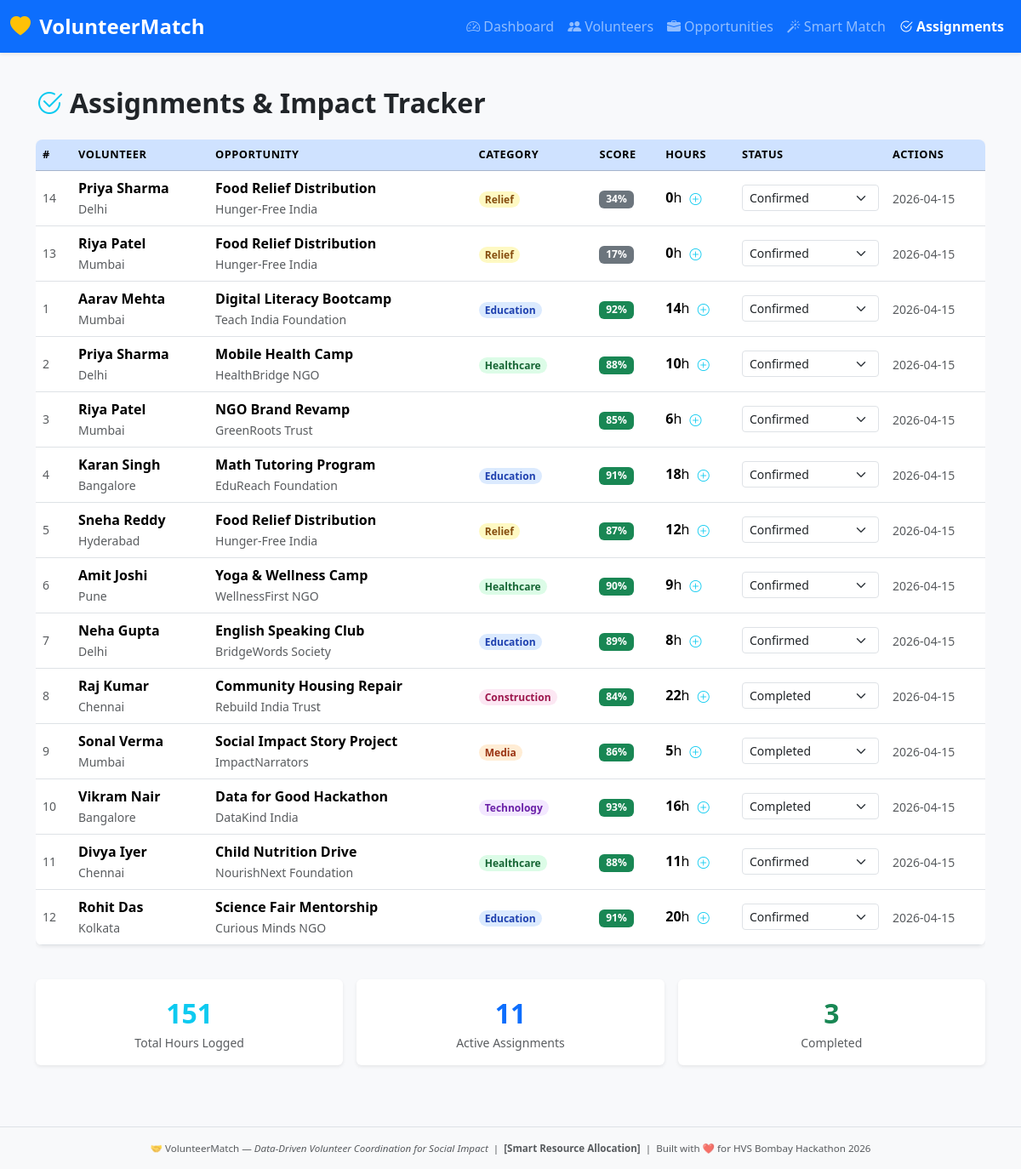
The app's page /assignments with its own data.
### tables this page shows
CREATE TABLE assignments (
            id              INTEGER PRIMARY KEY AUTOINCREMENT,
            volunteer_id    INTEGER NOT NULL REFERENCES volunteers(id),
            opportunity_id  INTEGER NOT NULL REFERENCES opportunities(id),
            match_score     REAL DEFAULT 0,
            status          TEXT DEFAULT 'pending',  -- pending/confirmed/completed/cancelled
            assigned_at     DATETIME DEFAULT CURRENT_TIMESTAMP,
            hours_logged    REAL DEFAULT 0,
            UNIQUE(volunteer_id, opportunity_id)
        );

CREATE TABLE volunteers (
            id          INTEGER PRIMARY KEY AUTOINCREMENT,
            name        TEXT NOT NULL,
            email       TEXT UNIQUE NOT NULL,
            phone       TEXT,
            city        TEXT NOT NULL,
            skills      TEXT NOT NULL,   -- comma-separated list
            availability TEXT NOT NULL,  -- JSON array of weekday names
            hours_week  INTEGER DEFAULT 5,
            bio         TEXT,
            joined_at   DATETIME DEFAULT CURRENT_TIMESTAMP,
            active      INTEGER DEFAULT 1
        );

CREATE TABLE opportunities (
            id           INTEGER PRIMARY KEY AUTOINCREMENT,
            title        TEXT NOT NULL,
            organization TEXT NOT NULL,
            city         TEXT NOT NULL,
            category     TEXT NOT NULL,
            description  TEXT,
            required_skills TEXT NOT NULL,  -- comma-separated
            schedule     TEXT NOT NULL,     -- JSON array of weekday names
            volunteers_needed INTEGER DEFAULT 1,
            start_date   TEXT,
            end_date     TEXT,
            created_at   DATETIME DEFAULT CURRENT_TIMESTAMP,
            active       INTEGER DEFAULT 1
        );

### app.py (the view)
@app.route("/assignments")
def assignments():
    conn = get_db()
    rows = conn.execute("""
        SELECT a.*, v.name as vol_name, v.city as vol_city,
               o.title as opp_title, o.organization, o.category
        FROM assignments a
        JOIN volunteers v ON v.id = a.volunteer_id
        JOIN opportunities o ON o.id = a.opportunity_id
        ORDER BY a.assigned_at DESC
    """).fetchall()
    conn.close()
    return render_template("assignments.html", assignments=rows)

### database.py (called while the page is built)
def get_db():
    conn = sqlite3.connect(DB_PATH)
    conn.row_factory = sqlite3.Row
    conn.execute("PRAGMA foreign_keys = ON")
    return conn

### templates/assignments.html (shortened to what this page needs)
{% extends "base.html" %}
{% block content %}
<div class="container py-4">
  <h2 class="fw-bold mb-4"><i class="bi bi-check2-circle text-info me-2"></i>Assignments & Impact Tracker</h2>
  <div class="table-responsive">
    <table class="table table-hover align-middle shadow-sm rounded-3 overflow-hidden">
      <thead class="table-primary">
        <tr>
          <th>#</th>
          <th>Volunteer</th>
          <th>Opportunity</th>
          <th>Category</th>
          <th>Score</th>
          <th>Hours</th>
          <th>Status</th>
          <th>Actions</th>
        </tr>
      </thead>
      <tbody>
        {% for a in assignments %}
        <tr>
          <td class="text-muted small">{{ a.id }}</td>
          <td>
            <strong>{{ a.vol_name }}</strong><br>
            <small class="text-muted">{{ a.vol_city }}</small>
          </td>
          <td>
            <strong>{{ a.opp_title }}</strong><br>
            <small class="text-muted">{{ a.organization }}</small>
          </td>
          <td>
            <span class="badge cat-badge cat-{{ a.category|lower|replace(' ','-') }}">{{ a.category }}</span>
          </td>
          <td>
            <span class="badge {% if a.match_score >= 0.8 %}bg-success{% elif a.match_score >= 0.6 %}bg-warning text-dark{% else %}bg-secondary{% endif %}">
              {{ (a.match_score*100)|int }}%
            </span>
          </td>
          <td>
            <strong>{{ a.hours_logged|int }}</strong>h
            <button class="btn btn-sm btn-link p-0 ms-1 text-info" type="button"
                    data-bs-toggle="collapse" data-bs-target="#log{{ a.id }}">
              <i class="bi bi-plus-circle"></i>
            </button>
          </td>
          <td>
            <form method="POST" action="/assignments/update_status/{{ a.id }}">
              <select name="status" class="form-select form-select-sm" onchange="this.form.submit()"
                      style="min-width:110px">
                {% for s in ["pending","confirmed","completed","cancelled"] %}
                <option value="{{ s }}" {% if a.status == s %}selected{% endif %}>{{ s|capitalize }}</option>
                {% endfor %}
              </select>
            </form>
          </td>
          <td>
            <span class="text-muted small">{{ a.assigned_at[:10] }}</span>
          </td>
        </tr>
        {% else %}
        <tr>
          <td colspan="8" class="text-center text-muted py-5">
            <i class="bi bi-clipboard-x fs-1 d-block mb-2"></i>No assignments yet. Run Smart Match to create some.
          </td>
        </tr>
        {% endfor %}
      </tbody>
    </table>
  </div>
  {% if assignments %}
  <div class="row g-3 mt-2">
    {% set total_h   = assignments | sum(attribute='hours_logged') %}
    {% set confirmed = assignments | selectattr('status','equalto','confirmed') | list | length %}
    {% set completed = assignments | selectattr('status','equalto','completed') | list | length %}
    <div class="col-md-4">
      <div class="card border-0 shadow-sm text-center">
        <div class="card-body">
          <div class="fs-2 fw-bold text-info">{{ total_h|int }}</div>
          <div class="text-muted small">Total Hours Logged</div>
        </div>
      </div>
    </div>
    <div class="col-md-4">
      <div class="card border-0 shadow-sm text-center">
        <div class="card-body">
          <div class="fs-2 fw-bold text-primary">{{ confirmed }}</div>
          <div class="text-muted small">Active Assignments</div>
        </div>
      </div>
    </div>
    <div class="col-md-4">
      <div class="card border-0 shadow-sm text-center">
        <div class="card-body">
          <div class="fs-2 fw-bold text-success">{{ completed }}</div>
          <div class="text-muted small">Completed</div>
        </div>
      </div>
    </div>
  </div>
  {% endif %}
</div>
{% endblock %}

### static/css/style.css (style rules this page uses)
:root { --vm-primary: #2563eb; --vm-success: #16a34a; --vm-warning: #d97706; }
body { background-color: #f8f9fb; font-family: 'Segoe UI', system-ui, -apple-system, sans-serif; }
.cat-badge { font-size: .75rem; padding: .3em .6em; border-radius: 30px; }
.cat-education { background: #dbeafe; color: #1e40af; }
.cat-healthcare { background: #dcfce7; color: #166534; }
.cat-relief { background: #fef9c3; color: #854d0e; }
.cat-construction { background: #fce7f3; color: #9d174d; }
.cat-technology { background: #f3e8ff; color: #6b21a8; }
.cat-media { background: #ffedd5; color: #9a3412; }
.table > thead > tr > th { font-size: .8rem; letter-spacing: .04em; text-transform: uppercase; }

### records on screen
assignments: id "14", vol_name "Priya Sharma", vol_city "Delhi", opp_title "Food Relief Distribution", organization "Hunger-Free India", category "Relief", (a.match_score*100)|int "34", hours_logged "0", status "Confirmed", assigned_at "2026-04-15"
assignments: id "13", vol_name "Riya Patel", vol_city "Mumbai", opp_title "Food Relief Distribution", organization "Hunger-Free India", category "Relief", (a.match_score*100)|int "17", hours_logged "0", status "Confirmed", assigned_at "2026-04-15"
assignments: id "1", vol_name "Aarav Mehta", vol_city "Mumbai", opp_title "Digital Literacy Bootcamp", organization "Teach India Foundation", category "Education", (a.match_score*100)|int "92", hours_logged "14", status "Confirmed", assigned_at "2026-04-15"
assignments: id "2", vol_name "Priya Sharma", vol_city "Delhi", opp_title "Mobile Health Camp", organization "HealthBridge NGO", category "Healthcare", (a.match_score*100)|int "88", hours_logged "10", status "Confirmed", assigned_at "2026-04-15"
assignments: id "3", vol_name "Riya Patel", vol_city "Mumbai", opp_title "NGO Brand Revamp", organization "GreenRoots Trust", (a.match_score*100)|int "85", hours_logged "6", status "Confirmed", assigned_at "2026-04-15"
assignments: id "4", vol_name "Karan Singh", vol_city "Bangalore", opp_title "Math Tutoring Program", organization "EduReach Foundation", category "Education", (a.match_score*100)|int "91", hours_logged "18", status "Confirmed", assigned_at "2026-04-15"
assignments: id "5", vol_name "Sneha Reddy", vol_city "Hyderabad", opp_title "Food Relief Distribution", organization "Hunger-Free India", category "Relief", (a.match_score*100)|int "87", hours_logged "12", status "Confirmed", assigned_at "2026-04-15"
assignments: id "6", vol_name "Amit Joshi", vol_city "Pune", opp_title "Yoga & Wellness Camp", organization "WellnessFirst NGO", category "Healthcare", (a.match_score*100)|int "90", hours_logged "9", status "Confirmed", assigned_at "2026-04-15"
assignments: id "7", vol_name "Neha Gupta", vol_city "Delhi", opp_title "English Speaking Club", organization "BridgeWords Society", category "Education", (a.match_score*100)|int "89", hours_logged "8", status "Confirmed", assigned_at "2026-04-15"
assignments: id "8", vol_name "Raj Kumar", vol_city "Chennai", opp_title "Community Housing Repair", organization "Rebuild India Trust", category "Construction", (a.match_score*100)|int "84", hours_logged "22", status "Completed", assigned_at "2026-04-15"
assignments: id "9", vol_name "Sonal Verma", vol_city "Mumbai", opp_title "Social Impact Story Project", organization "ImpactNarrators", category "Media", (a.match_score*100)|int "86", hours_logged "5", status "Completed", assigned_at "2026-04-15"
assignments: id "10", vol_name "Vikram Nair", vol_city "Bangalore", opp_title "Data for Good Hackathon", organization "DataKind India", category "Technology", (a.match_score*100)|int "93", hours_logged "16", status "Completed", assigned_at "2026-04-15"
assignments: id "11", vol_name "Divya Iyer", vol_city "Chennai", opp_title "Child Nutrition Drive", organization "NourishNext Foundation", category "Healthcare", (a.match_score*100)|int "88", hours_logged "11", status "Confirmed", assigned_at "2026-04-15"
assignments: id "12", vol_name "Rohit Das", vol_city "Kolkata", opp_title "Science Fair Mentorship", organization "Curious Minds NGO", category "Education", (a.match_score*100)|int "91", hours_logged "20", status "Confirmed", assigned_at "2026-04-15"

### other values on screen
{{ total_h|int }} "151"
{{ confirmed }} "11"
{{ completed }} "3"
